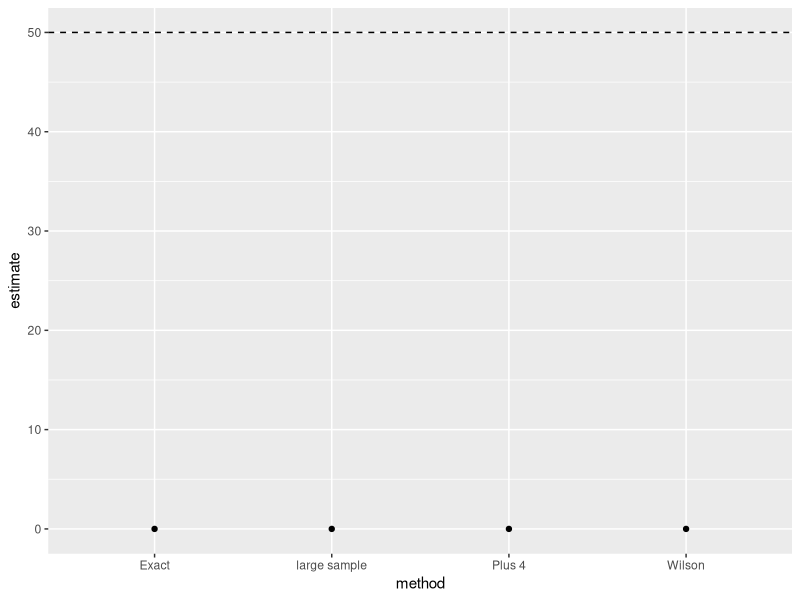
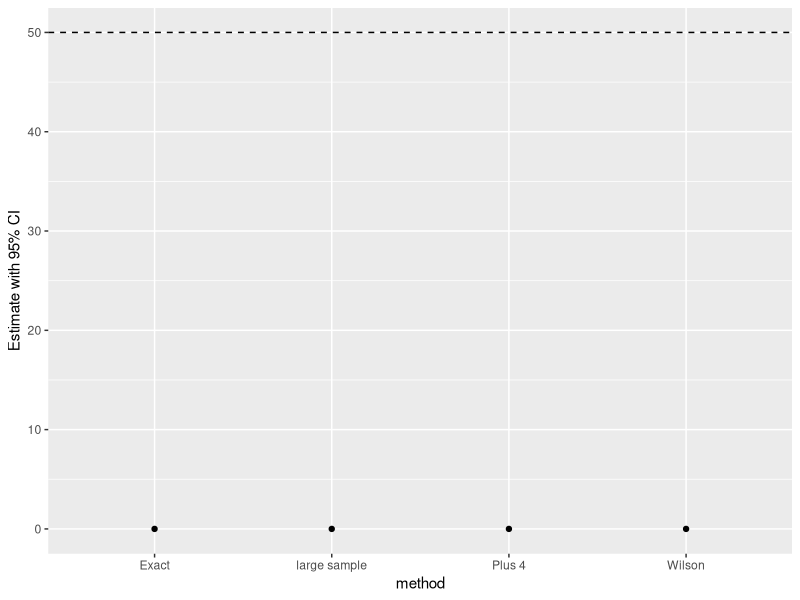

Generate these figures, in order, with R:
## ---- chunk 1
# your code here
## ---- chunk 2
# your code here
## ---- chunk 3
# your code here
## ---- chunk 4
# your code here
## ---- chunk 5
# First make a tibble (an easy way to make a data frame) with the data about
# each confidence interval. To do this, replace each instance of 0.00 with the
# estimate from your calculations above.

library(ggplot2)
library(tibble)
sex_CIs <- tibble(method   = c("large sample", "Exact", "Wilson", "Plus 4"),
                  lower_CI = c(0.0           , 0.0    ,  0.0    ,  0.0),
                  upper_CI = c(0.0           , 0.0    ,  0.0    ,  0.0),
                  estimate = c(0.0           , 0.0    ,  0.0    ,  0.0)
                  )

# Build the ggplot incrementally, to understand how it works.
# Step 1: (qu: why do we put a horizontal line at 50?)
ggplot(data = sex_CIs, aes(x = method, y = estimate)) + 
  geom_point() + 
  geom_hline(aes(yintercept = 50), lty = 2)

# Step 2:
ggplot(data = sex_CIs, aes(x = method, y = estimate)) + 
  geom_point() +
  geom_hline(aes(yintercept = 50), lty = 2) +
  geom_segment(aes(x = method, xend = method, y = lower_CI, yend = upper_CI)) +
  labs(y = "Estimate with 95% CI")
## ---- chunk 6
# your code here
